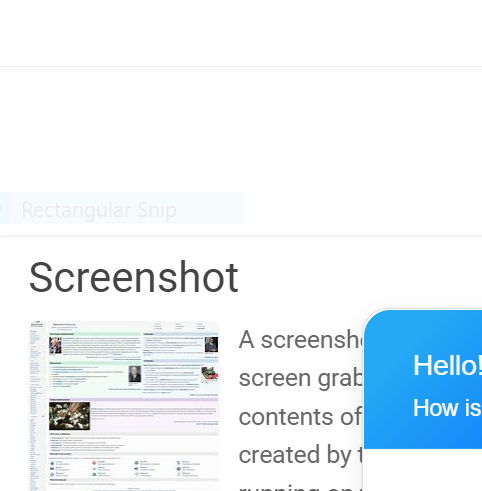
#> input picture opencv/Capture.PNG, 482 x 491 px
$ python drawline.py
#> lines starting #> are read from the running program, lines starting #| are printed output that depends on the picture
import cv2 as cv
image=cv.imread("Capture.PNG",-1)
#> image is the input picture: shape (491, 482, 4); mean B, G, R, A 247.5, 241.7, 232.9, 255

#for colour use bgr scale,
image=cv.line(image,(0,0),(255,255),(255,0,0),5)
#use -1 in thickness to fill the rectangle
'''image_with_rectangle=cv.rectangle(image,(0,0),(255,255),(0,255,0),-1)
image_with_circle=cv.circle(image,(255,255),100,(255,0,0),-1)'''
image=cv.putText(image,"hi",(0,255),cv.FONT_HERSHEY_COMPLEX,2,(0,255,0),4,cv.LINE_AA)
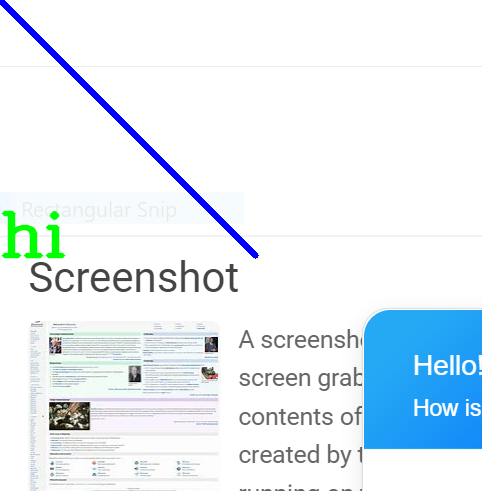
#> image: shape (491, 482, 4); mean B, G, R, A 246.2, 239.2, 229.1, 251.3


cv.imshow("imagge",image)
key=cv.waitKey(0)
#> (key q is pressed here)
if key==ord("q"):
    cv.destroyAllWindows()
